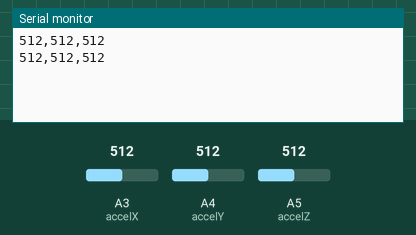
This sketch was run on a simulated Arduino Uno, built with avr-gcc and run on an emulated ATmega328P. Shown: the last lines printed to the serial monitor. The inputs (shaded band) are chosen by the test bench; at power-on: A3 (accelX) = 512, A4 (accelY) = 512, A5 (accelZ) = 512.

Above: at 1.8 s.
1.9 s: A3 (accelX) set to 716
At 2.5 s:
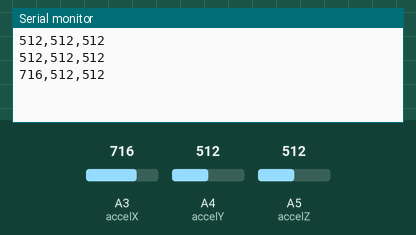
3.4 s: A4 (accelY) set to 716
At 4.7 s:
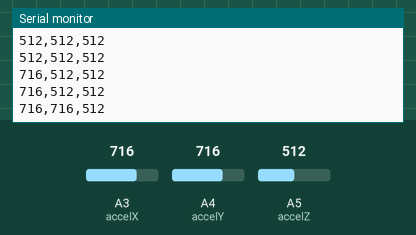
4.9 s: A5 (accelZ) set to 716
At 5.8 s:
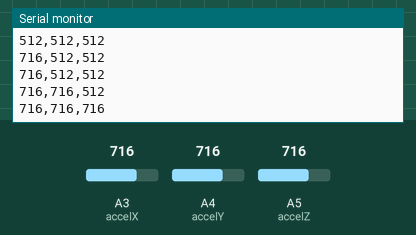
6.4 s: A3 (accelX) set to 900
At 7.7 s:
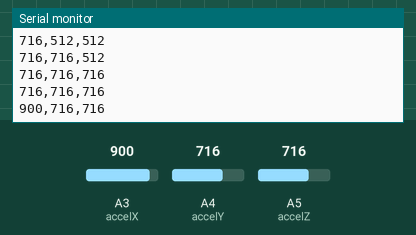
7.9 s: A4 (accelY) set to 900
At 8.4 s:
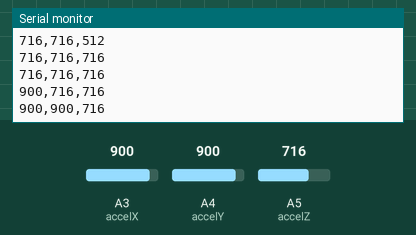
9.4 s: A5 (accelZ) set to 900
At 10.8 s:
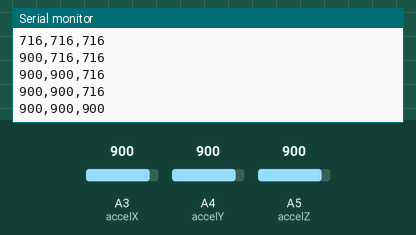
Timing chart, 0 to 11.9 s (numbered marks = the images above; inputs shaded):
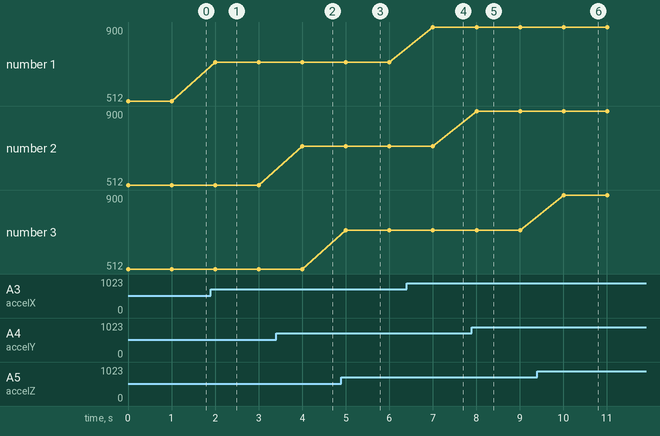

Measured:
- after the input at 1.9 s, the serial monitor: prints a new line after 0.10 s (image 1)
- after the input at 3.4 s, the serial monitor: prints a new line after 0.60 s (image 2)
- after the input at 4.9 s, the serial monitor: prints a new line after 0.10 s (image 3)
- after the input at 6.4 s, the serial monitor: prints a new line after 0.61 s (image 4)
- after the input at 7.9 s, the serial monitor: prints a new line after 0.11 s (image 5)
- after the input at 9.4 s, the serial monitor: prints a new line after 0.61 s (image 6)
- plotted number 1: 512 → 716 after the input at 1.9 s, 716 → 900 after the input at 6.4 s

The sketch:

Tutorial_AnalogInputPart2.ino
```cpp
int ax=0;
int ay=0;
int az=0;

void setup() {
  // put your setup code here, to run once:
  Serial.begin(9600);
  setupAccelSensor();
}

void loop() {
  // put your main code here, to run repeatedly:
  readAccelSensor();
  // Send to Serial Plotter. Notice the last print has a newline.
Serial.print(ax);
Serial.print(",");
Serial.print(ay);
Serial.print(",");
Serial.println(az);

delay(1000);
}
```

Accelerometer.ino
```cpp
const int accelX = A3;
const int accelY = A4;
const int accelZ = A5;

void setupAccelSensor()
{
  pinMode(accelX, INPUT);
  pinMode(accelY, INPUT);
  pinMode(accelY, INPUT);
}

void readAccelSensor()
{
  ax = analogRead(accelX);
  ay = analogRead(accelY);
  az = analogRead(accelZ);
}
```
